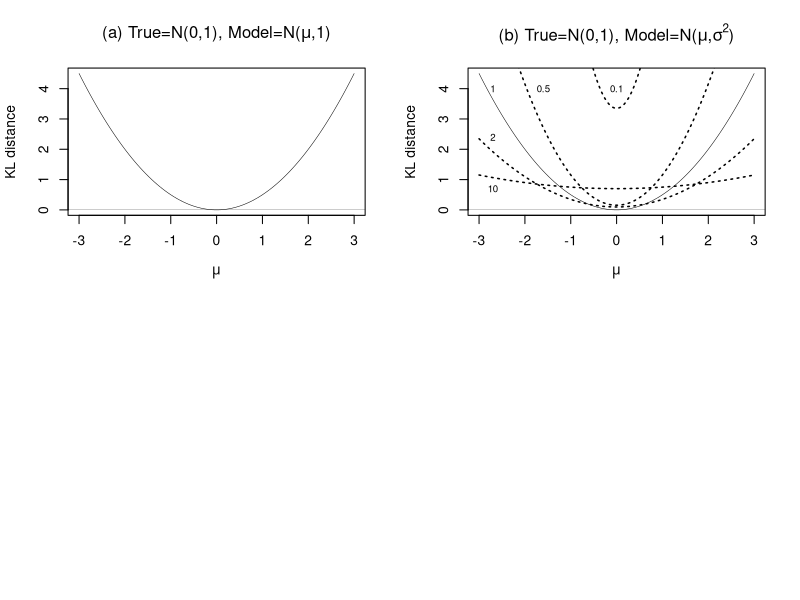

Recreate this plot in R.
# Example 13.2

mu<- seq(-3,3,len=100)
  sig<- 1
  a<- (log(sig)+(mu^2+1)/sig-1)/2

par(mfrow=c(2,2))
plot(mu,a,type='n',xlab=expression(mu),
    ylab='KL distance')
  lines(mu,a,lwd=.5)
  title(expression(paste('(a) True=N(0,1), Model=N(',mu,',1)')))
  abline(h=0,lwd=.2)


plot(mu,a,type='n',xlab=expression(mu),
   ylab='KL distance')
 lines(mu,a,lwd=.5)
  text(-2.7,4,'1',cex=.7)
  abline(h=0,lwd=.2)
 title(expression(paste('(b) True=N(0,1), Model=N(',mu,',',sigma^2,')')))
sig<-2
  lines(mu,(log(sig)+(mu^2+1)/sig-1)/2,lty='dotted',lwd=1.5)
  text(-2.7,2.4,'2',cex=.7)
sig<-10
  lines(mu,(log(sig)+(mu^2+1)/sig-1)/2,lty='dotted',lwd=1.52)
  text(-2.7,.7,'10',cex=.7)
sig<-.5
  lines(mu,(log(sig)+(mu^2+1)/sig-1)/2,lty='dotted',lwd=1.52)
  text(-1.6,4,'0.5',cex=.7)
sig<-.1
lines(mu,(log(sig)+(mu^2+1)/sig-1)/2,lty='dotted',lwd=1.52)
text(-0,4,'0.1',cex=.7)
